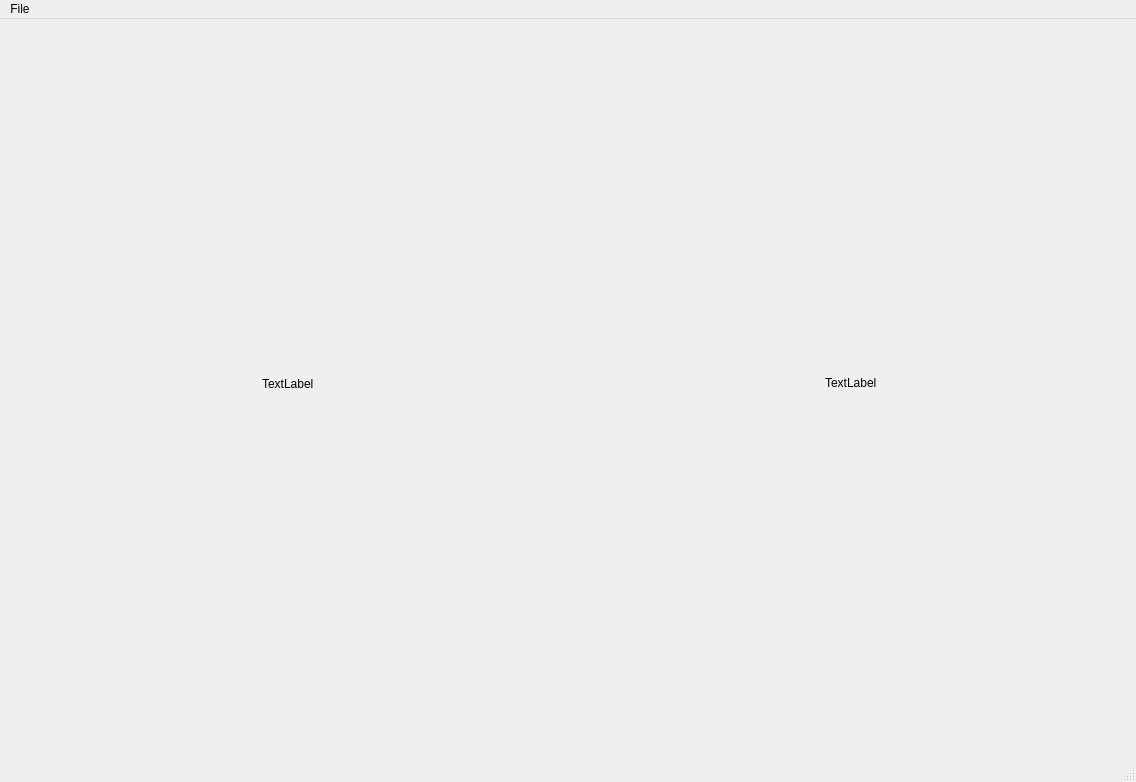
<?xml version="1.0" encoding="UTF-8"?>
<ui version="4.0">
 <class>MainWindow</class>
 <widget class="QMainWindow" name="MainWindow">
  <property name="geometry">
   <rect>
    <x>0</x>
    <y>0</y>
    <width>1136</width>
    <height>782</height>
   </rect>
  </property>
  <property name="windowTitle">
   <string>MainWindow</string>
  </property>
  <widget class="QWidget" name="centralwidget">
   <widget class="QWidget" name="horizontalLayoutWidget">
    <property name="geometry">
     <rect>
      <x>9</x>
      <y>9</y>
      <width>1121</width>
      <height>711</height>
     </rect>
    </property>
    <layout class="QHBoxLayout" name="horizontalLayout">
     <item alignment="Qt::AlignHCenter">
      <widget class="QLabel" name="image_2">
       <property name="text">
        <string>TextLabel</string>
       </property>
      </widget>
     </item>
     <item alignment="Qt::AlignHCenter|Qt::AlignVCenter">
      <widget class="QLabel" name="image_1">
       <property name="text">
        <string>TextLabel</string>
       </property>
      </widget>
     </item>
    </layout>
   </widget>
  </widget>
  <widget class="QMenuBar" name="menubar">
   <property name="geometry">
    <rect>
     <x>0</x>
     <y>0</y>
     <width>1136</width>
     <height>24</height>
    </rect>
   </property>
   <widget class="QMenu" name="menuFile">
    <property name="title">
     <string>File</string>
    </property>
    <addaction name="open"/>
   </widget>
   <addaction name="menuFile"/>
  </widget>
  <widget class="QStatusBar" name="statusbar"/>
  <action name="open">
   <property name="text">
    <string>Open</string>
   </property>
  </action>
 </widget>
 <resources/>
 <connections/>
</ui>
